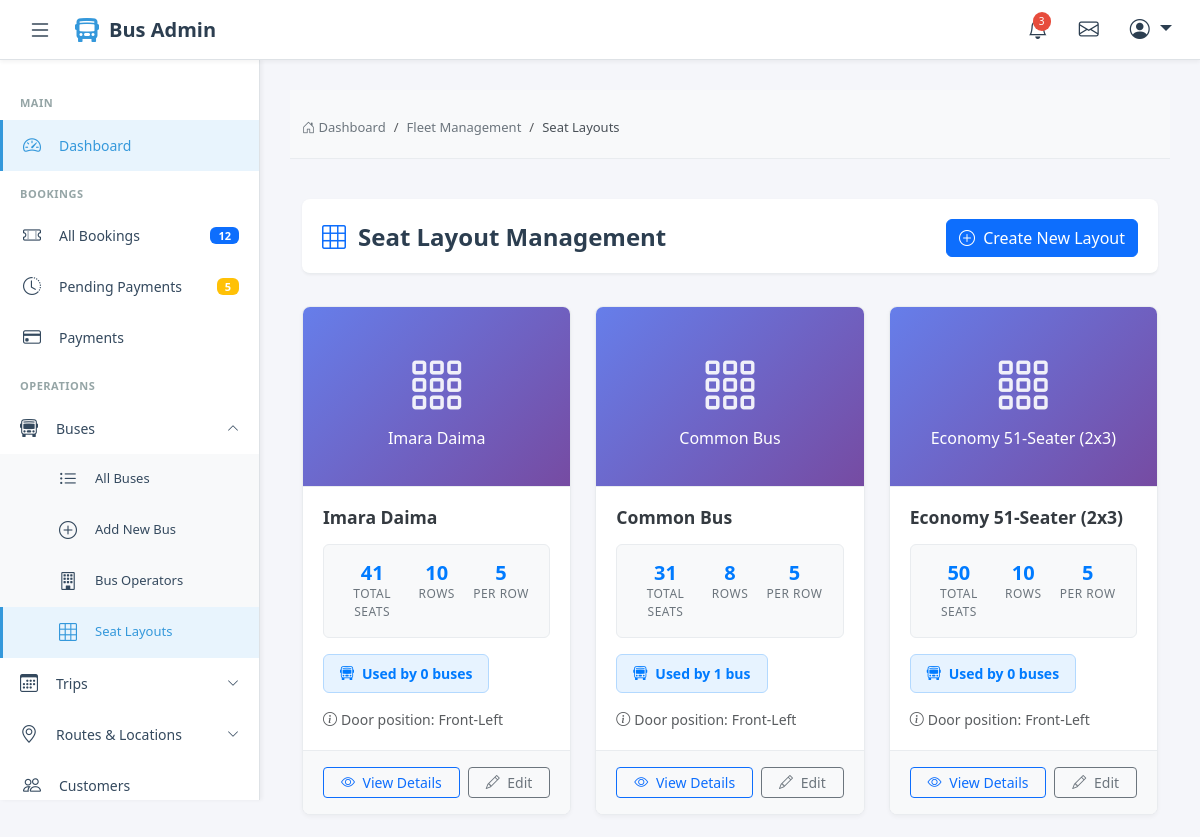
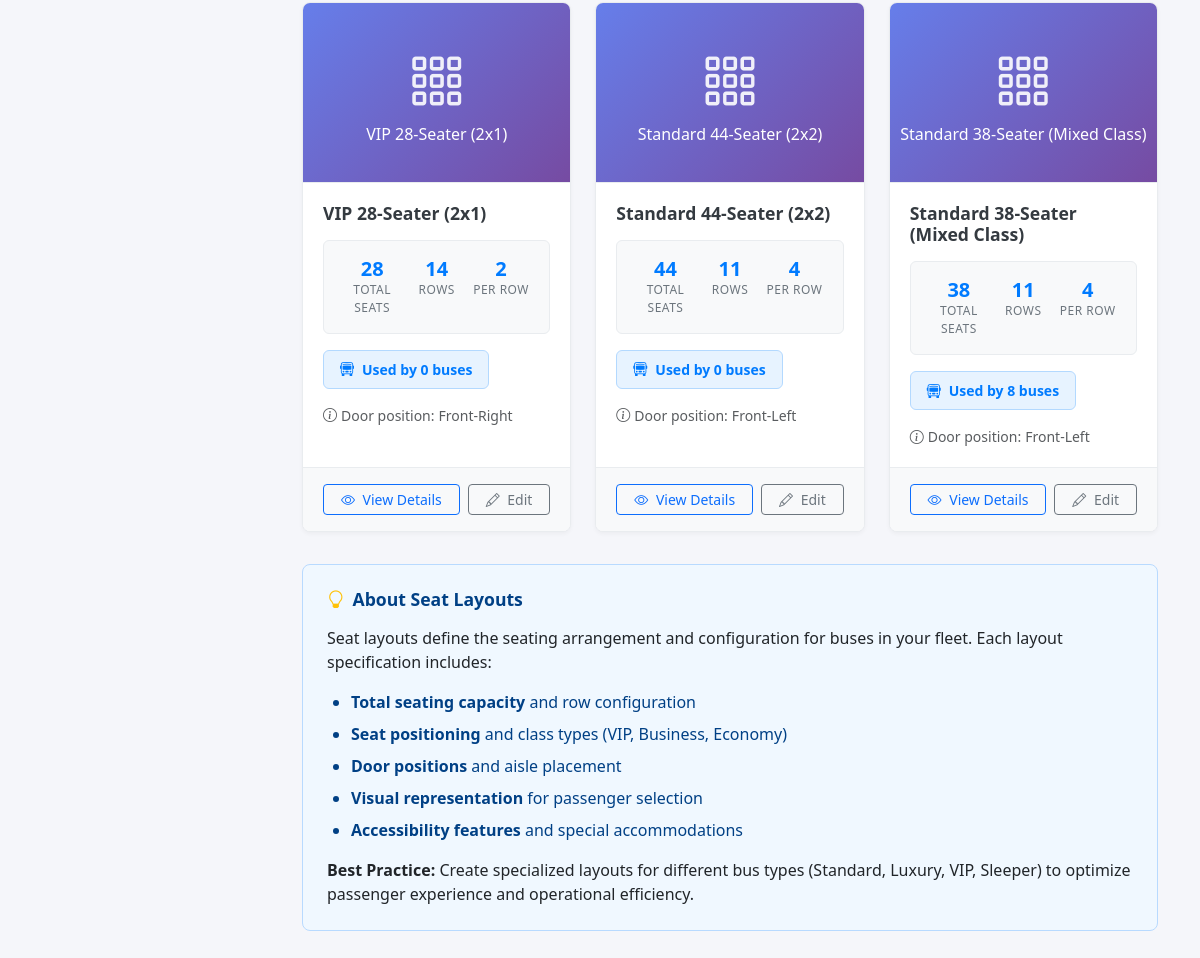
The page /layouts/ on the database its author committed (2 pictures, top to bottom).
### website_application/models.py (models this page shows, shortened)
class SeatLayout(models.Model):
    name = models.CharField(max_length=100, help_text="e.g., '2x2 Standard', '2x1 VIP'")
    total_rows = models.IntegerField(validators=[MinValueValidator(1)])
    seats_per_row = models.IntegerField(validators=[MinValueValidator(1)])
    total_seats = models.IntegerField()
    layout_config = models.JSONField(
        help_text="JSON configuration for seat positions, door location, etc."
    )
    image = models.ImageField(upload_to='layouts/', null=True, blank=True)

### website_application/views.py (the view)
# urls.py: path('layouts/', views.layout_list, name='layout_list'),
def layout_list(request):
    layouts = SeatLayout.objects.annotate(
        bus_count=Count('bus')
    ).order_by('-id')
    context = {
        'layouts': layouts,
    }
    return render(request, 'buses/layout_list.html', context)

### templates/buses/layout_list.html (shortened to what this page needs)
{% extends 'admin_base.html' %}
{% load static %}
{% block content %}
<div class="breadcrumb-container">
    <div class="container-fluid">
        <nav aria-label="breadcrumb">
            <ol class="breadcrumb">
                <li class="breadcrumb-item"><a href="{% url 'admin_dashboard' %}"><i class="bi bi-house-door"></i> Dashboard</a></li>
                <li class="breadcrumb-item"><a href="#">Fleet Management</a></li>
                <li class="breadcrumb-item active" aria-current="page">Seat Layouts</li>
            </ol>
        </nav>
    </div>
</div>
<div class="container-fluid py-3">
    <div class="page-header">
        <h1 class="page-title">
            <i class="bi bi-grid-3x3 text-primary"></i>
            Seat Layout Management
        </h1>
        <a href="{% url 'layout_add' %}" class="btn btn-primary">
            <i class="bi bi-plus-circle me-1"></i> Create New Layout
        </a>
    </div>
    {% if layouts %}
    <div class="row g-4">
        {% for layout in layouts %}
        <div class="col-md-6 col-lg-4">
            <div class="card layout-card">
                <div class="layout-preview">
                    {% if layout.image %}
                    <img src="{{ layout.image.url }}" alt="{{ layout.name }}"
                         class="img-fluid h-100 w-100" style="object-fit: cover;">
                    {% else %}
                    <div class="layout-preview-content">
                        <i class="bi bi-grid-3x3-gap layout-preview-icon"></i>
                        <p class="mb-0 fw-medium">{{ layout.name }}</p>
                    </div>
                    {% endif %}
                </div>
                <div class="card-body">
                    <h5 class="card-title">{{ layout.name }}</h5>
                    <div class="layout-stats">
                        <div class="stat-item">
                            <div class="stat-value">{{ layout.total_seats }}</div>
                            <div class="stat-label">Total Seats</div>
                        </div>
                        <div class="stat-item">
                            <div class="stat-value">{{ layout.total_rows }}</div>
                            <div class="stat-label">Rows</div>
                        </div>
                        <div class="stat-item">
                            <div class="stat-value">{{ layout.seats_per_row }}</div>
                            <div class="stat-label">Per Row</div>
                        </div>
                    </div>
                    <div class="mb-3">
                        <span class="usage-badge">
                            <i class="bi bi-bus-front"></i>
                            Used by {{ layout.bus_count }} bus{{ layout.bus_count|pluralize:"es" }}
                        </span>
                    </div>
                    <div class="text-muted small d-flex align-items-center">
                        <i class="bi bi-info-circle me-1"></i>
                        {% if layout.layout_config.door_position %}
                        Door position: <span class="fw-medium ms-1">{{ layout.layout_config.door_position|title }}</span>
                        {% else %}
                        Standard configuration
                        {% endif %}
                    </div>
                </div>
                <div class="card-footer">
                    <div class="d-flex gap-2">
                        <a href="{% url 'layout_detail' layout.pk %}" class="btn btn-sm btn-outline-primary flex-fill">
                            <i class="bi bi-eye me-1"></i> View Details
                        </a>
                        <a href="{% url 'layout_edit' layout.pk %}" class="btn btn-sm btn-outline-secondary flex-fill">
                            <i class="bi bi-pencil me-1"></i> Edit
                        </a>
                    </div>
                </div>
            </div>
        </div>
        {% endfor %}
    </div>
    {% endif %}
    <div class="card info-card">
        <div class="card-body">
            <h5 class="card-title"><i class="bi bi-lightbulb text-warning"></i> About Seat Layouts</h5>
            <p class="mb-3 text-dark">
                Seat layouts define the seating arrangement and configuration for buses in your fleet.
                Each layout specification includes:
            </p>
            <ul class="mb-3">
                <li><strong>Total seating capacity</strong> and row configuration</li>
                <li><strong>Seat positioning</strong> and class types (VIP, Business, Economy)</li>
                <li><strong>Door positions</strong> and aisle placement</li>
                <li><strong>Visual representation</strong> for passenger selection</li>
                <li><strong>Accessibility features</strong> and special accommodations</li>
            </ul>
            <p class="mb-0 text-dark">
                <strong>Best Practice:</strong> Create specialized layouts for different bus types
                (Standard, Luxury, VIP, Sleeper) to optimize passenger experience and operational efficiency.
            </p>
        </div>
    </div>
</div>
{% endblock %}

### templates/admin_base.html (style rules this page uses)
:root { --sidebar-width: 260px; --header-height: 60px; --primary-color: #2c3e50; --secondary-color: #34495e; --accent-color: #3498db; --hover-bg: #f8f9fa; --border-color: #dee2e6; }
* { margin: 0; padding: 0; box-sizing: border-box; }
body { font-family: 'Segoe UI', Tahoma, Geneva, Verdana, sans-serif; background-color: #f5f6fa; overflow-x: hidden; }
.page-header { background: white; padding: 20px; border-radius: 8px; margin-bottom: 30px; box-shadow: 0 1px 3px rgba(0,0,0,0.05); }
.page-header h1 { font-size: 24px; font-weight: 600; color: var(--primary-color); margin: 0; }
.breadcrumb { background: none; padding: 0; margin: 8px 0 0 0; font-size: 13px; }

### templates/buses/layout_list.html (style rules this page uses)
.breadcrumb-container { background-color: #f8f9fa; border-bottom: 1px solid #e9ecef; padding: 0.75rem 0; margin-bottom: 1.5rem; }
.breadcrumb { margin-bottom: 0; padding: 0.5rem 0; background-color: transparent; border-radius: 0; }
.breadcrumb-item a { color: #6c757d; text-decoration: none; transition: color 0.2s; }
.breadcrumb-item.active { color: #495057; font-weight: 500; }
.page-header { display: flex; justify-content: space-between; align-items: center; margin-bottom: 2rem; padding-bottom: 1rem; border-bottom: 1px solid #e9ecef; }
.page-title { display: flex; align-items: center; gap: 0.75rem; font-weight: 600; color: #343a40; margin: 0; }
.layout-card { transition: transform 0.2s, box-shadow 0.2s; border: 1px solid #e9ecef; box-shadow: 0 2px 4px rgba(0,0,0,0.04); border-radius: 8px; height: 100%; overflow: hidden; }
.layout-preview { height: 180px; background: linear-gradient(135deg, #667eea 0%, #764ba2 100%); display: flex; align-items: center; justify-content: center; position: relative; border-bottom: 1px solid #e9ecef; }
.layout-preview-content { text-align: center; color: white; }
.layout-preview-icon { font-size: 3.5rem; margin-bottom: 0.5rem; opacity: 0.9; }
.layout-stats { display: flex; justify-content: space-around; padding: 1rem; background: #f8f9fa; border-radius: 6px; margin: 1rem 0; border: 1px solid #e9ecef; }
.stat-item { text-align: center; flex: 1; }
.stat-value { font-size: 1.25rem; font-weight: 700; color: #007bff; line-height: 1.2; }
.stat-label { font-size: 0.75rem; color: #6c757d; font-weight: 500; text-transform: uppercase; letter-spacing: 0.5px; }
.usage-badge { background: #e7f3ff; color: #007bff; padding: 0.5rem 1rem; border-radius: 6px; font-weight: 600; font-size: 0.875rem; border: 1px solid #b3d9ff; display: inline-flex; align-items: center; gap: 0.5rem; }
.card-body { padding: 1.25rem; }
.card-title { font-weight: 600; color: #343a40; margin-bottom: 0.75rem; font-size: 1.1rem; }
.card-footer { background-color: #f8f9fa; border-top: 1px solid #e9ecef; padding: 1rem 1.25rem; }
.info-card { border: 1px solid #b8daff; background: #f0f8ff; border-radius: 8px; margin-top: 2rem; }
.info-card .card-body { padding: 1.5rem; }
.info-card .card-title { color: #004085; display: flex; align-items: center; gap: 0.5rem; margin-bottom: 1rem; }
.info-card ul { margin-bottom: 1rem; padding-left: 1.5rem; }
.info-card li { margin-bottom: 0.5rem; color: #004085; }

### rows shown on the page
SeatLayout: name "Imara Daima", total_seats "41", total_rows "10", seats_per_row "5", bus_count "0", layout_config.door_position "Front-Left"
SeatLayout: name "Common Bus", total_seats "31", total_rows "8", seats_per_row "5", bus_count "1", layout_config.door_position "Front-Left"
SeatLayout: name "Economy 51-Seater (2x3)", total_seats "50", total_rows "10", seats_per_row "5", bus_count "0", layout_config.door_position "Front-Left"
SeatLayout: name "VIP 28-Seater (2x1)", total_seats "28", total_rows "14", seats_per_row "2", bus_count "0", layout_config.door_position "Front-Right"
SeatLayout: name "Standard 44-Seater (2x2)", total_seats "44", total_rows "11", seats_per_row "4", bus_count "0", layout_config.door_position "Front-Left"
SeatLayout: name "Standard 38-Seater (Mixed Class)", total_seats "38", total_rows "11", seats_per_row "4", bus_count "8", layout_config.door_position "Front-Left"
